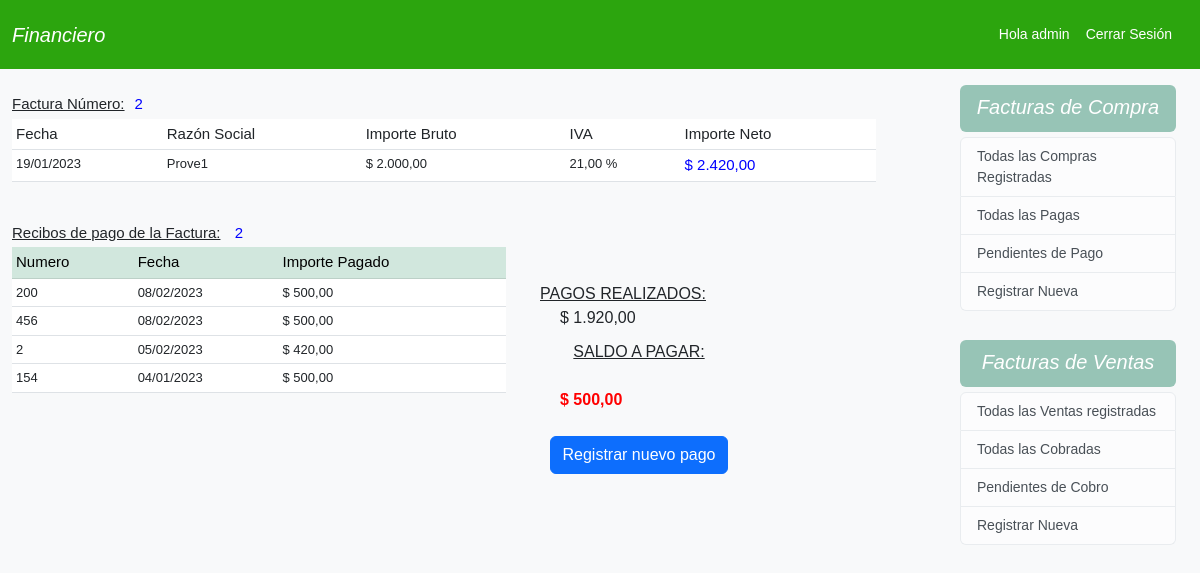
The page /recibos-factura/2 (signed in) on the database its author committed.
### comprobantes/models.py (models this page shows, shortened)
class Factura(models.Model):
    numero = models.CharField(max_length=15)
    fecha = models.DateField()
    razon_social = models.ForeignKey(Proveedores, on_delete=models.CASCADE, verbose_name='Razón Social')
    importe = models.DecimalField(max_digits=10, decimal_places=2)
    iva = models.DecimalField(max_digits=4, decimal_places=2, default=21.0, verbose_name='% IVA')
    estado = models.BooleanField(default=False)
    created = models.DateField(auto_now_add=True)
    updated = models.DateField(auto_now=True)
    @property
    def importe_total(self):
        return self.importe + (self.importe * self.iva/100)

class Proveedores(models.Model):
    razon_social = models.CharField(max_length=50)
    domicilio = models.CharField(max_length=100)
    localidad = models.CharField(max_length=50)
    posicion_iva = models.CharField(max_length=50, verbose_name='Posición IVA', choices=IVA)
    cuit = models.CharField(max_length=50)
    estado = models.BooleanField(default=True)
    def __str__(self):
        return self.razon_social

class Recibo(models.Model):
    numero = models.CharField(max_length=15, verbose_name = 'Número de recibo')
    fecha = models.DateField()
    factura_id = models.ForeignKey(Factura,verbose_name='Nº Factura apagar',related_name='recibos',        on_delete=models.CASCADE)
    importe_pagado = models.DecimalField(max_digits=10, decimal_places=2, default=0)
    class Meta:
        ordering = ('-fecha',)

### comprobantes/views.py (the view)
# urls.py: path('recibos-factura/<int:id>', recibos_factura, name='recibos-factura'), # Done
def recibos_factura(request, id):
    f = Factura.objects.get(id=id)
    recibos = f.recibos.all()
    qs_recibos_pago = Recibo.objects.filter(factura_id=id)
    valor_pagado = 0
    imp_total_factura = f.importe_total
    for p in qs_recibos_pago:
        valor_pagado = valor_pagado + (p.importe_pagado)
    saldo = f.importe_total - valor_pagado
    estado = False
    if saldo == 0.0:
        f.estado = True
        f.save()
    else:
        f.estado = False
        f.save()
    contexto = {'f':f,
                'recibos':recibos,
                'valor_pagado':valor_pagado,
                'saldo':saldo,
                'imp_total_factura':imp_total_factura,
                'estado':estado
                }
    return render(request, 'comprobantes/recibo-factura.html', contexto)

### comprobantes/templates/comprobantes/recibo-factura.html (shortened to what this page needs)
{% extends 'comprobantes/base.html' %}
{% block content %}
<div class="container">
    <br>
    {% if f %}
    <table class="table table-sm table-hover">
        <p style="font-weight: 500;font-size:15px;margin-bottom: 3px;"><span style="text-decoration: underline;">Factura Número:</span><span style="margin-left: 10px; color: blue;">{{ f.numero }}</span></p>
        <thead style="background-color: bisque;">
            <th style="font-weight: 500;font-size:15px;">Fecha</th>
            <th style="font-weight: 500;font-size:15px;">Razón Social</th>
            <th style="font-weight: 500;font-size:15px;">Importe Bruto</th>
            <th style="font-weight: 500;font-size:15px;">IVA</th>
            <th style="font-weight: 500;font-size:15px;">Importe Neto</th>
        </thead>
        <tbody>
            <td style="font-size:13px;">{{ f.fecha|date:'d/m/Y' }}</td>
            <td style="font-size:13px;">{{ f.razon_social }}</td>
            <td style="font-size:13px;">$ {{ f.importe|floatformat:"2g"}}</td>
            <td style="font-size:13px;">{{ f.iva}} %</td>
            <td style="font-size:15px; color: blue;">$ {{ f.importe_total|floatformat:"2g"}}</td>
       </tbody>
    </table>
    {% else %}
    <p>Factura no encontrada</p>
    {% endif %}
    <br>
    {% if recibos %}
    <div class="row">
        <div class="col-md-7">
    <table class="table table-sm">
        <p style="font-weight: 500;font-size:15px;margin-bottom: 3px;"><span style="text-decoration: underline;">Recibos de pago de la Factura:</span> <span style="margin-left: 10px; color: blue;">{{ f.numero }}</span></p>
        <thead class="table-success">
            <th style="font-weight: 500;font-size:15px;">Numero</th>
            <th style="font-weight: 500;font-size:15px;">Fecha</th>
            <th style="font-weight: 500;font-size:15px;">Importe Pagado</th>
        </thead>
        <tbody>
            {% for recibo in recibos %}
            <td style="font-size:13px;">{{ recibo.numero }}</td>
            <td style="font-size:13px;">{{ recibo.fecha|date:'d/m/Y' }}</td>
            <td style="font-size:13px;">$ {{ recibo.importe_pagado|floatformat:"2g" }}</td>
       </tbody>
            {% endfor %}
    </table>
</div>
<div class="col-md-3" style="margin-top: 60px; margin-left: 10px;">
    <span style="text-decoration: underline;">PAGOS REALIZADOS:</span><br><span style="margin-left: 20px;">$ {{ valor_pagado|floatformat:"2g" }}</span></br>
    {% if saldo > 0%}
    <div style="margin-top: 10px;">
      <center style="text-decoration: underline;">SALDO A PAGAR:</center><br><span style="color: red;font-weight: bold;margin-left: 20px;">$ {{ saldo|floatformat:"2g" }}</span><br><br>
      <center><a  href="{% url 'recibo-crear' %}" class="btn btn-primary">Registrar nuevo pago</a></center>
    </div>
    {% else %}
    <center style="margin-top: 20px; color: green; font-style: italic; text-decoration: underline;">
        LA FACTURA HA SIDO CANCELADA
    </center>
    {% endif %}
    {% endif %}
</div>
</div>
</div>
{% endblock %}

### comprobantes/templates/comprobantes/base.html (shortened to what this page needs)
<!doctype html>
{% load static %}
<html lang="es">
  <head>
    <link href="https://cdn.jsdelivr.net/npm/bootstrap@5.3.0-alpha1/dist/css/bootstrap.min.css" rel="stylesheet">
    <link rel="stylesheet" href="https://cdn.jsdelivr.net/npm/bootstrap-icons@1.10.3/font/bootstrap-icons.css">
    <link rel="stylesheet" href="{% static 'css/estilos.css' %}">
  </head>
  <body>
    <nav class="navbar navbar-expand-lg" style="background-color: rgb(44, 165, 14);">
        <div class="container-fluid">
          <a class="navbar-brand" style="color: white; margin-right: 20px;" href="{% url 'home' %}">Financiero</a>
          <div class="collapse navbar-collapse" id="navbarNav">
            <ul class="navbar nav ms-auto mb-2 mb-lg-0">
              {% if request.user.is_authenticated %}
              <li class="nav-item">
                <a style="color:white; margin-left: 40px; font-size: 14px; text-decoration: none;">Hola {{ user.username }}</a>
              </li>
              <li class="nav-item">
                <a class="nav-link" style="color:white;" href={% url 'logout' %}>Cerrar Sesión</a>
              </li>
            {% endif %}
            </ul>
          </div>
        </div>
      </nav>
      <seccion class="row g-5">
      <div class="col-md-9">
        {% block content %}
        {% endblock %}
      </div>
      {% if request.user.is_authenticated %}
        <aside class="col-md-3 mt-3">
            <div class="p-4 pt-0 mt-5">
              <div class="rounded" style="background-color: rgb(151, 196, 182);margin-top: 5px; padding-top: 10px; padding-bottom: 5px;margin-bottom: 5px;">
              <h5 class="fst-italic" style="color: white;text-align: center;">Facturas de Compra</h5>
              </div>
              <div class="list-group">
                <a href="{% url 'facturas-list' %}" class="list-group-item list-group-item-action list-group-item-light" style="font-size: 14px; font-weight: 300;">Todas las Compras Registradas</a>
                <a href="{% url 'facturas-pagas' %}" class="list-group-item list-group-item-action list-group-item-light" style="font-size: 14px; font-weight: 300;">Todas las Pagas</a>
                <a href="{% url 'facturas-con-saldo' %}" class="list-group-item list-group-item-action list-group-item-light" style="font-size: 14px; font-weight: 300;">Pendientes de Pago</a>
                <a href="{% url 'factura-nueva' %}" class="list-group-item list-group-item-action list-group-item-light" style="font-size: 14px; font-weight: 300;">Registrar Nueva</a>
              </div>
            </div>
            <div class="p-4 pt-0 mt-0">
              <div class="rounded" style="background-color: rgb(151, 196, 182);margin-top: 5px; padding-top: 10px; padding-bottom: 5px;margin-bottom: 5px;">
              <h5 class="fst-italic" style="color:white;text-align: center;">Facturas de Ventas</h5>
              </div>
              <div class="list-group">
                <a href="{% url 'facturas-venta-list' %}" class="list-group-item list-group-item-action list-group-item-light" style="font-size: 14px; font-weight: 300;">Todas las Ventas registradas</a>
                <a href="{% url 'factura-venta-cobradas' %}" class="list-group-item list-group-item-action list-group-item-light" style="font-size: 14px; font-weight: 300;">Todas las Cobradas</a>
                <a href="{% url 'factura-venta-no-cobradas' %}" class="list-group-item list-group-item-action list-group-item-light" style="font-size: 14px; font-weight: 300;">Pendientes de Cobro</a>
                <a href="{% url 'factura-venta-nueva' %}" class="list-group-item list-group-item-action list-group-item-light" style="font-size: 14px; font-weight: 300;">Registrar Nueva</a>
              </div>
            </div>
        </aside>
        {% endif %}
        </seccion>
  </body>
</html>

### usuarios/static/css/estilos.css (style rules this page uses)
body { font-family: Arial, Helvetica, sans-serif; background-color: rgb(248, 249, 250); }
li.nav-item { font-size: 14px; }
.nav-link { text-align: center; }
.navbar-brand { font-size: 20px; color: blue; font-style: italic; }

### comprobantes/templates/comprobantes/base.html (style rules this page uses)
body { font-family: Arial, Helvetica, sans-serif; }

### rows shown on the page
Factura: numero "2", fecha "19/01/2023", razon_social "Prove1", importe "2.000,00", iva "21,00", importe_total "2.420,00"
Recibo: numero "200", fecha "08/02/2023", importe_pagado "500,00"
Recibo: numero "456", fecha "08/02/2023", importe_pagado "500,00"
Recibo: numero "2", fecha "05/02/2023", importe_pagado "420,00"
Recibo: numero "154", fecha "04/01/2023", importe_pagado "500,00"

### other values the page prints
{{ user.username }} "admin"
{{ valor_pagado|floatformat:"2g" }} "1.920,00"
{{ saldo|floatformat:"2g" }} "500,00"
